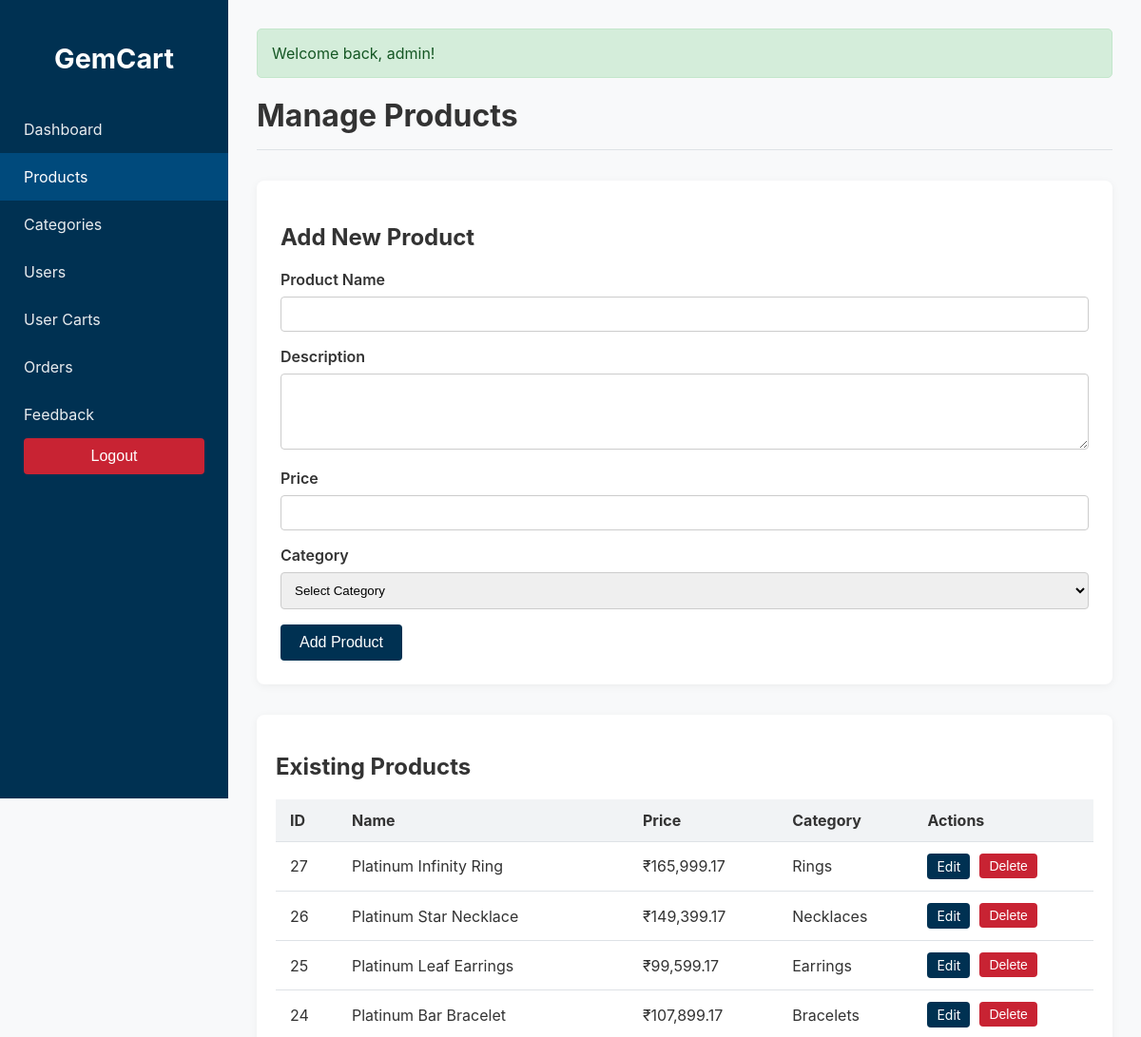
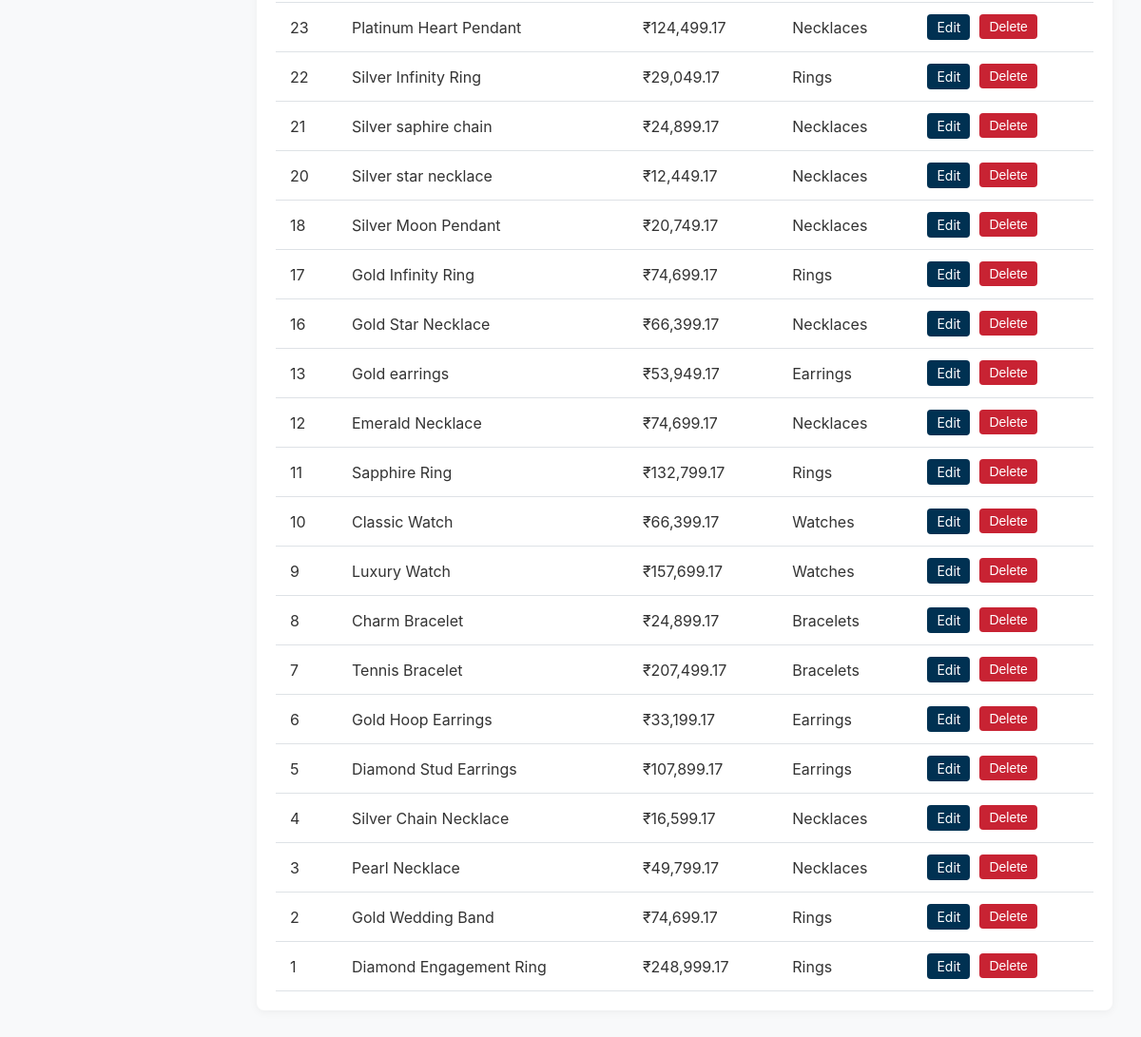
Page /admin_dashboard.php?page=products (signed in) on the committed database (2 pictures, top to bottom).
### tables this page shows
CREATE TABLE `products` (
  `id` int(11) NOT NULL,
  `name` varchar(200) NOT NULL,
  `description` text DEFAULT NULL,
  `price` decimal(10,2) NOT NULL,
  `image` varchar(255) DEFAULT 'default.jpg',
  `category_id` int(11) DEFAULT NULL,
  `created_at` timestamp NOT NULL DEFAULT current_timestamp()
);

CREATE TABLE `categories` (
  `id` int(11) NOT NULL,
  `name` varchar(50) NOT NULL
);

### admin_dashboard.php (the view, shortened to what this page needs)
<?php
require_once 'includes/db.php';
$page = $_GET['page'] ?? 'home';
?>
<!DOCTYPE html>
<html lang="en">
<head>
</head>
<body>
<div class="admin-container">
    <aside class="admin-sidebar">
        <div>
            <h1 class="logo">GemCart</h1>
            <nav>
                <ul>
                    <li class="<?= ($page == 'home') ? 'active' : '' ?>"><a href="admin_dashboard.php?page=home">Dashboard</a></li>
                    <li class="<?= ($page == 'products') ? 'active' : '' ?>"><a href="admin_dashboard.php?page=products">Products</a></li>
                    <li class="<?= ($page == 'categories') ? 'active' : '' ?>"><a href="admin_dashboard.php?page=categories">Categories</a></li>
                    <li class="<?= ($page == 'users') ? 'active' : '' ?>"><a href="admin_dashboard.php?page=users">Users</a></li>
                    <li class="<?= ($page == 'carts') ? 'active' : '' ?>"><a href="admin_dashboard.php?page=carts">User Carts</a></li>
                    <li class="<?= ($page == 'orders') ? 'active' : '' ?>"><a href="admin_dashboard.php?page=orders">Orders</a></li>
                    <li class="<?= ($page == 'feedback') ? 'active' : '' ?>"><a href="admin_dashboard.php?page=feedback">Feedback</a></li>
                </ul>
            </nav>
        </div>
        <div style="padding: 0 25px 20px 25px;">
            <form action="admin_logout.php" method="POST">
                <button type="submit" class="btn btn-danger" style="width: 100%;">Logout</button>
            </form>
        </div>
    </aside>
    <main class="admin-main-content">
        <?php
            if (isset($_SESSION['flash_message'])) {
                echo '<div class="alert alert-success">' . htmlspecialchars($_SESSION['flash_message']) . '</div>';
            }
            switch ($page) {
                case 'products':
                    $edit_product = null;
                    ?>
                    <div class="admin-header"><h1>Manage Products</h1></div>
                    <div class="form-container">
                        <h2><?= $edit_product ? 'Edit Product' : 'Add New Product' ?></h2>
                        <form action="admin_dashboard.php?page=products" method="POST">
                            <div class="form-group"><label for="name">Product Name</label><input type="text" name="name" value="<?= htmlspecialchars($edit_product['name'] ?? '') ?>" required></div>
                            <div class="form-group"><label for="description">Description</label><textarea name="description"><?= htmlspecialchars($edit_product['description'] ?? '') ?></textarea></div>
                            <div class="form-group"><label for="price">Price</label><input type="number" name="price" step="0.01" value="<?= htmlspecialchars($edit_product['price'] ?? '') ?>" required></div>
                            <div class="form-group">
                                <label for="category_id">Category</label>
                                <select name="category_id" required>
                                    <option value="">Select Category</option>
                                </select>
                            </div>
                            <button type="submit" class="btn"><?= $edit_product ? 'Update Product' : 'Add Product' ?></button>
                        </form>
                    </div>
                    <div class="table-container">
                        <h2>Existing Products</h2>
                        <table>
                            <thead><tr><th>ID</th><th>Name</th><th>Price</th><th>Category</th><th>Actions</th></tr></thead>
                            <tbody>
                                <?php
                                $products_result = mysqli_query($conn, "SELECT p.id, p.name, p.price, c.name AS category_name FROM products p LEFT JOIN categories c ON p.category_id = c.id ORDER BY p.id DESC");
                                while ($product = mysqli_fetch_assoc($products_result)): ?>
                                <tr>
                                    <td><?= (int)$product['id'] ?></td>
                                    <td><?= htmlspecialchars($product['name']) ?></td>
                                    <td>₹<?= htmlspecialchars(number_format($product['price'] * 83, 2)) ?></td>
                                    <td><?= htmlspecialchars($product['category_name'] ?? 'N/A') ?></td>
                                    <td class="actions">
                                        <a href="admin_dashboard.php?page=products&action=edit&id=<?= (int)$product['id'] ?>" class="btn btn-sm">Edit</a>
                                        <form action="admin_dashboard.php?page=products" method="POST" onsubmit="return confirm('Delete this product?');" style="display:inline;"><button type="submit" class="btn btn-sm btn-danger">Delete</button></form>
                                    </td>
                                </tr>
                                <?php endwhile; ?>
                            </tbody>
                        </table>
                    </div>
                    <?php
                    break;
                    ?>
                    <?php
            }
        ?>
    </main>
</div>
</body>
</html>

### admin_dashboard.php (style rules this page uses)
body { font-family: -apple-system, BlinkMacSystemFont, "Segoe UI", Roboto, "Helvetica Neue", Arial, sans-serif; background-color: #f8f9fa; margin: 0; color: #333; }
.admin-container { display: flex; }
.admin-sidebar { width: 240px; background-color: #003152; color: #fff; height: 100vh; position: fixed; top: 0; left: 0; padding: 20px 0; display: flex; flex-direction: column; }
.admin-sidebar .logo { text-align: center; font-size: 1.8rem; margin-bottom: 2rem; color: #fff; }
.admin-sidebar nav { flex-grow: 1; }
.admin-sidebar nav ul { list-style-type: none; padding: 0; margin: 0; }
.admin-sidebar nav ul li a { display: block; color: #e9ecef; padding: 15px 25px; text-decoration: none; transition: background-color 0.3s; }
.admin-sidebar nav ul li a:hover, .admin-sidebar nav ul li.active a { background-color: #004a7c; color: #fff; }
.admin-main-content { margin-left: 240px; padding: 30px; width: calc(100% - 300px); }
.admin-header { border-bottom: 1px solid #dee2e6; padding-bottom: 1rem; margin-bottom: 2rem; }
.admin-header h1 { margin: 0; }
.alert { padding: 15px; margin-bottom: 20px; border-radius: 5px; border: 1px solid transparent; }
.alert-success { background-color: #d4edda; color: #155724; border-color: #c3e6cb; }
.table-container { background: #fff; padding: 20px; border-radius: 8px; box-shadow: 0 2px 10px rgba(0,0,0,0.05); margin-top: 2rem; overflow-x: auto; }
table { width: 100%; border-collapse: collapse; }
th, td { padding: 12px 15px; text-align: left; border-bottom: 1px solid #dee2e6; white-space: nowrap; }
thead th { background-color: #f1f3f5; }
td.actions { display: flex; gap: 10px; }
.form-container { background: #fff; padding: 25px; border-radius: 8px; box-shadow: 0 2px 10px rgba(0,0,0,0.05); }
.form-group { margin-bottom: 1rem; }
.form-group label { display: block; margin-bottom: 0.5rem; font-weight: 600; }
input[type=text], input[type=password], input[type=number], input[type=email], select, textarea { width: 100%; padding: 10px; border: 1px solid #ccc; border-radius: 4px; box-sizing: border-box; }
textarea { resize: vertical; min-height: 80px; }
.btn { padding: 10px 20px; border: none; border-radius: 4px; background-color: #003152; color: white; cursor: pointer; text-decoration: none; display: inline-block; font-size: 1rem; }
.btn-danger { background-color: #c82333; }
.btn-sm { padding: 5px 10px; font-size: 0.875rem; }

### rows in the picture
products: id "27", name "Platinum Infinity Ring", $product['price']*83 "165,999.17", category.name "Rings"
products: id "26", name "Platinum Star Necklace", $product['price']*83 "149,399.17", category.name "Necklaces"
products: id "25", name "Platinum Leaf Earrings", $product['price']*83 "99,599.17", category.name "Earrings"
products: id "24", name "Platinum Bar Bracelet", $product['price']*83 "107,899.17", category.name "Bracelets"
products: id "23", name "Platinum Heart Pendant", $product['price']*83 "124,499.17", category.name "Necklaces"
products: id "22", name "Silver Infinity Ring", $product['price']*83 "29,049.17", category.name "Rings"
products: id "21", name "Silver saphire chain", $product['price']*83 "24,899.17", category.name "Necklaces"
products: id "20", name "Silver star necklace", $product['price']*83 "12,449.17", category.name "Necklaces"
products: id "18", name "Silver Moon Pendant", $product['price']*83 "20,749.17", category.name "Necklaces"
products: id "17", name "Gold Infinity Ring", $product['price']*83 "74,699.17", category.name "Rings"
products: id "16", name "Gold Star Necklace", $product['price']*83 "66,399.17", category.name "Necklaces"
products: id "13", name "Gold earrings", $product['price']*83 "53,949.17", category.name "Earrings"
products: id "12", name "Emerald Necklace", $product['price']*83 "74,699.17", category.name "Necklaces"
products: id "11", name "Sapphire Ring", $product['price']*83 "132,799.17", category.name "Rings"
products: id "10", name "Classic Watch", $product['price']*83 "66,399.17", category.name "Watches"
products: id "9", name "Luxury Watch", $product['price']*83 "157,699.17", category.name "Watches"
products: id "8", name "Charm Bracelet", $product['price']*83 "24,899.17", category.name "Bracelets"
products: id "7", name "Tennis Bracelet", $product['price']*83 "207,499.17", category.name "Bracelets"
products: id "6", name "Gold Hoop Earrings", $product['price']*83 "33,199.17", category.name "Earrings"
products: id "5", name "Diamond Stud Earrings", $product['price']*83 "107,899.17", category.name "Earrings"
products: id "4", name "Silver Chain Necklace", $product['price']*83 "16,599.17", category.name "Necklaces"
products: id "3", name "Pearl Necklace", $product['price']*83 "49,799.17", category.name "Necklaces"
products: id "2", name "Gold Wedding Band", $product['price']*83 "74,699.17", category.name "Rings"
products: id "1", name "Diamond Engagement Ring", $product['price']*83 "248,999.17", category.name "Rings"

### other values in the picture
$_SESSION['flash_message'] "Welcome back, admin!"
